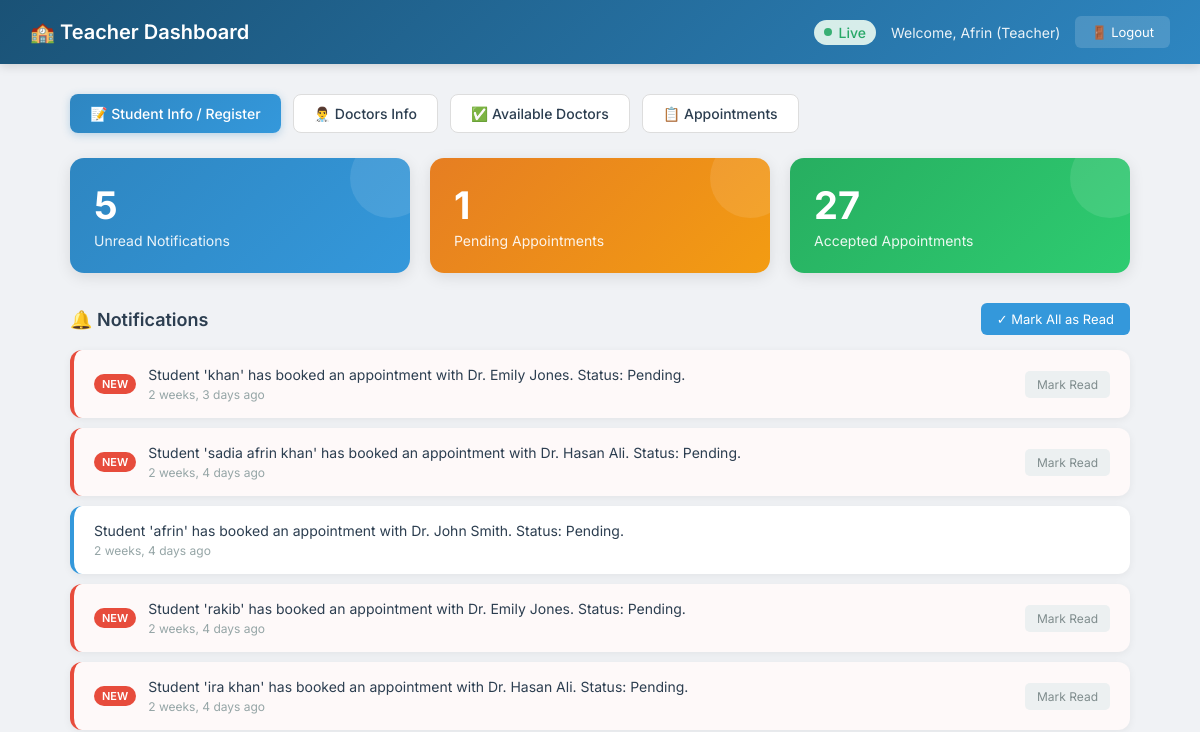
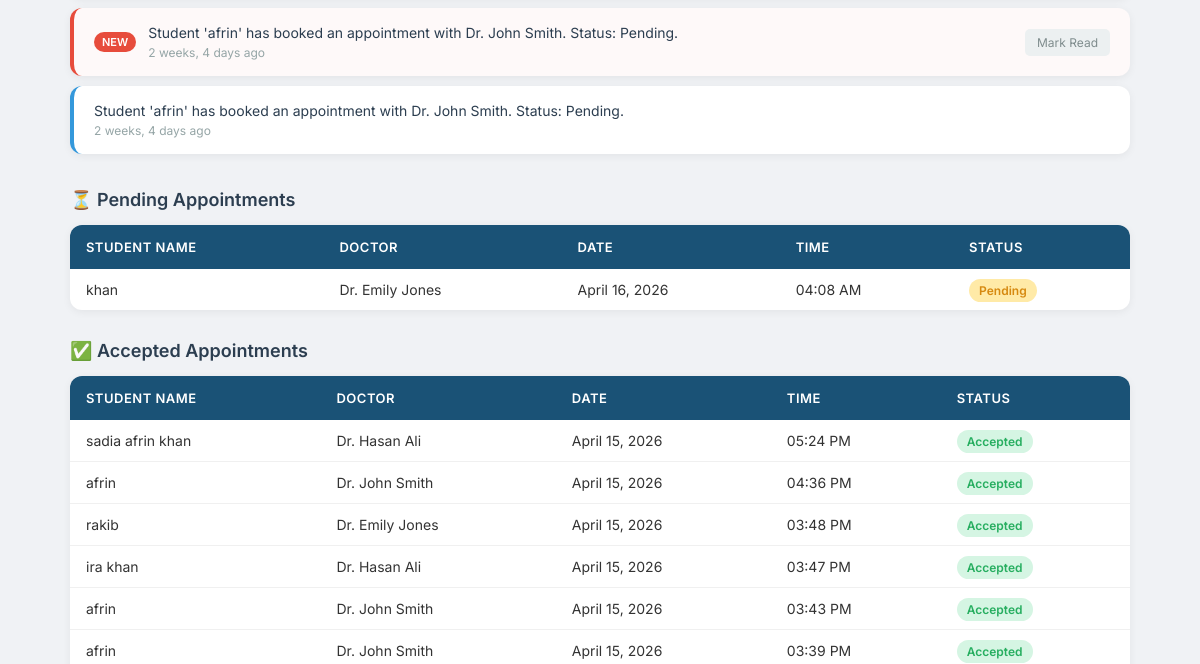
Before: /teacher/ (signed in, upper part) with the older database file (2 pictures, top to bottom).
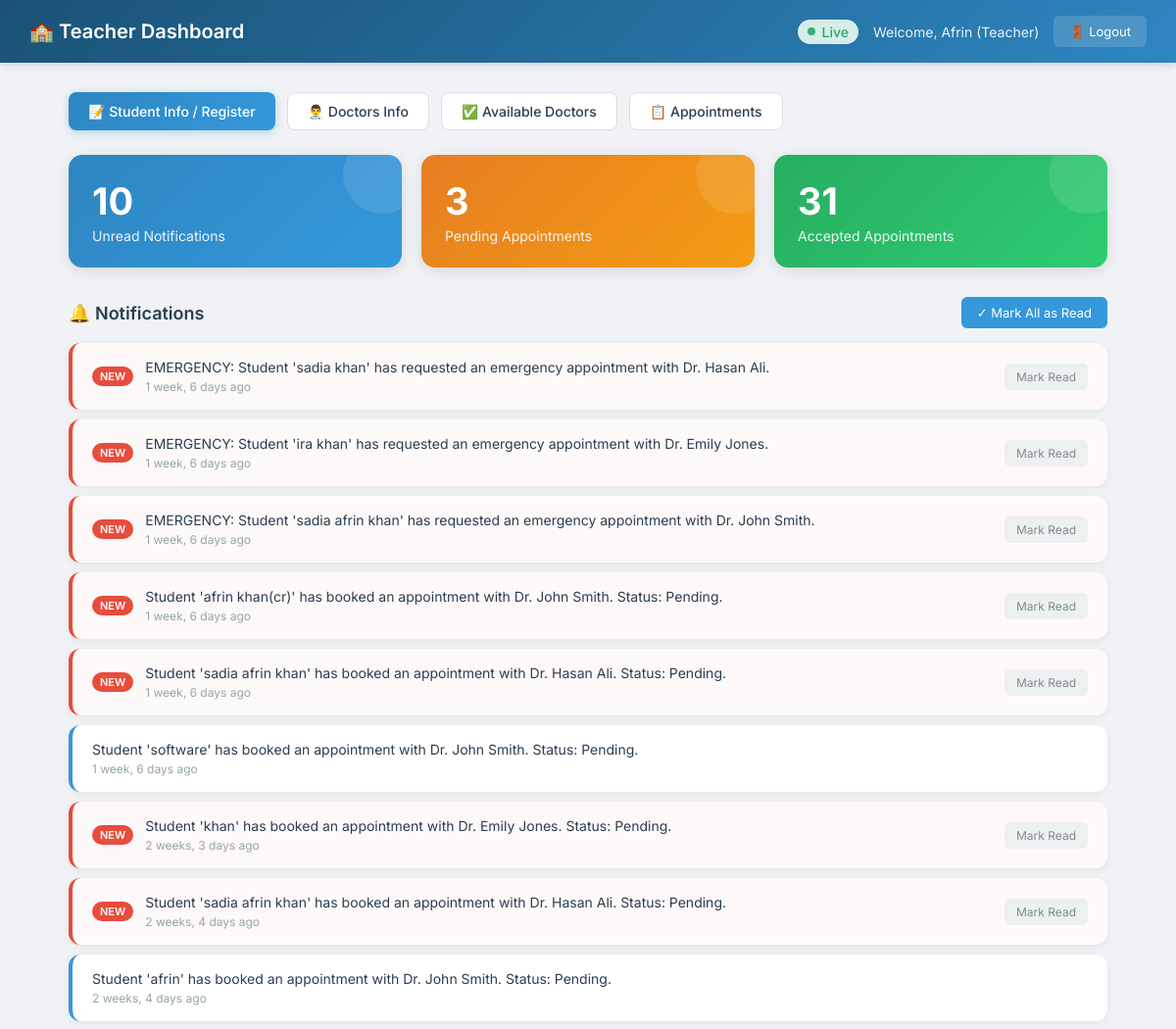
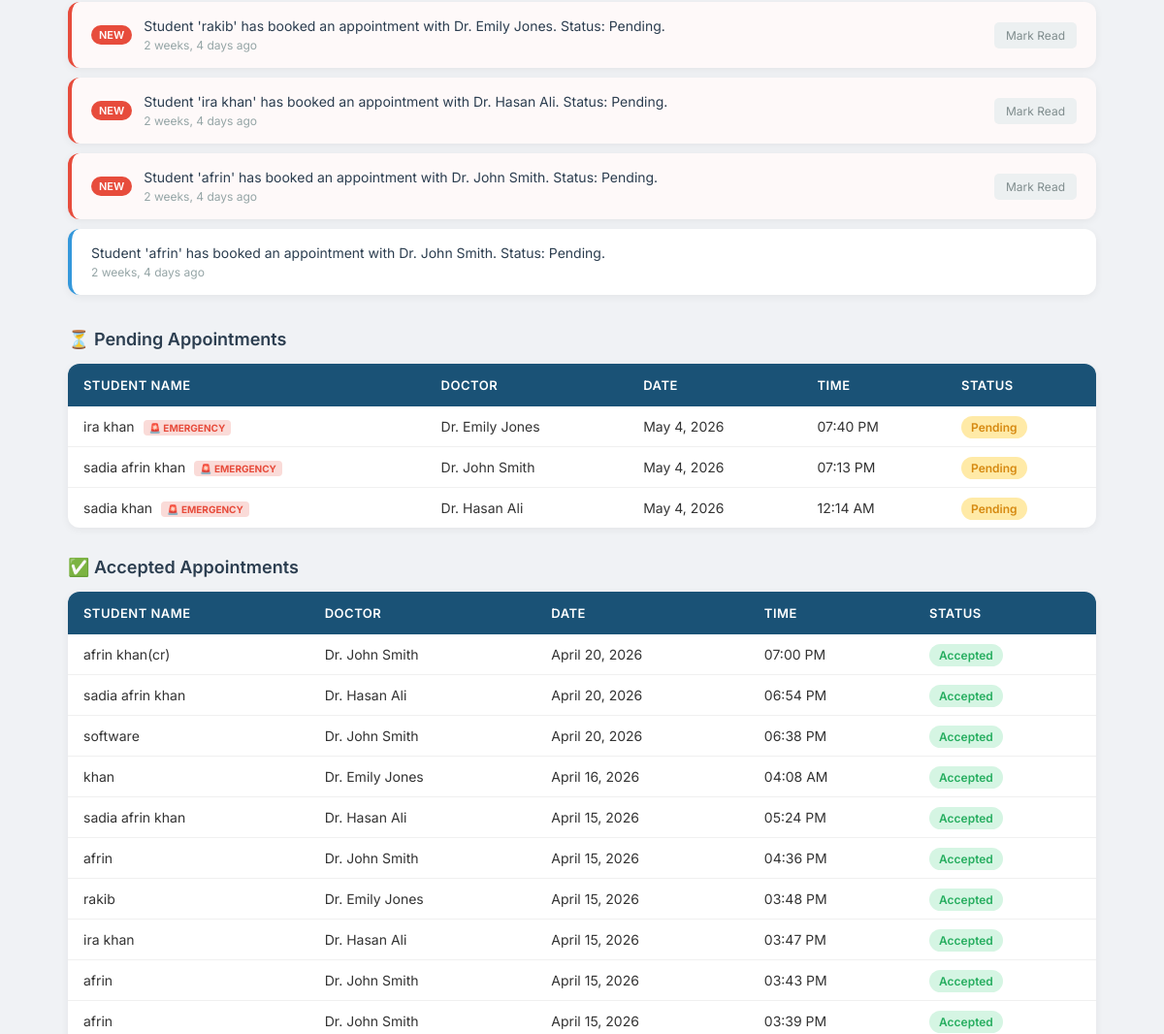
After: the same page with the newer database file (2 pictures, top to bottom).
### users/models.py (models this page shows, shortened)
class Notification(models.Model):
    user = models.ForeignKey(User, on_delete=models.CASCADE, related_name='notifications')
    message = models.TextField()
    is_read = models.BooleanField(default=False)
    created_at = models.DateTimeField(auto_now_add=True)

class Appointment(models.Model):
    STATUS_CHOICES = [
        ('pending', 'Pending'),
        ('accepted', 'Accepted'),
        ('completed', 'Completed'),
        ('cancelled', 'Cancelled')
    ]
    patient = models.ForeignKey(Patient, on_delete=models.CASCADE, related_name='appointments')
    doctor = models.ForeignKey(Doctor, on_delete=models.CASCADE, related_name='appointments')
    date = models.DateField()
    time = models.TimeField()
    status = models.CharField(max_length=20, choices=STATUS_CHOICES, default='pending')
    is_emergency = models.BooleanField(default=False)
    created_at = models.DateTimeField(auto_now_add=True)

class Patient(models.Model):
    user = models.OneToOneField(User, on_delete=models.CASCADE, related_name='patient_profile')
    age = models.PositiveIntegerField(null=True, blank=True)
    gender = models.CharField(max_length=10, choices=[('male', 'Male'), ('female', 'Female'), ('other', 'Other')], null=True, blank=True)
    phone = models.CharField(max_length=15, null=True, blank=True)
    address = models.TextField(null=True, blank=True)
    medical_history = models.TextField(null=True, blank=True)

class User(AbstractUser):
    ROLE_CHOICES = [
        ('admin', 'Admin'),
        ('doctor', 'Doctor'),
        ('patient', 'Patient'),
        ('accountant', 'Accountant'),
        ('teacher', 'Teacher'),
    ]
    role = models.CharField(max_length=20, choices=ROLE_CHOICES, default='patient')

class Doctor(models.Model):
    user = models.OneToOneField(User, on_delete=models.CASCADE, related_name='doctor_profile')
    specialization = models.CharField(max_length=100)

### users/views.py (the view)
# urls.py: path('teacher/', views.teacher_dashboard, name='teacher_dashboard'),
@login_required(login_url='login')
def teacher_dashboard(request):
    if request.user.role != 'teacher':
        messages.error(request, "Only teachers can access this page.")
        return redirect('dashboard')
    notifications = Notification.objects.filter(user=request.user).order_by('-created_at')
    unread_count = notifications.filter(is_read=False).count()
    pending_appointments = Appointment.objects.filter(status='pending').order_by('-date', '-time')
    accepted_appointments = Appointment.objects.filter(status='accepted').order_by('-date', '-time')
    context = {
        'notifications': notifications,
        'unread_count': unread_count,
        'pending_appointments': pending_appointments,
        'accepted_appointments': accepted_appointments,
    }
    return render(request, 'teacher_dashboard.html', context)

### users/templates/teacher_dashboard.html (shortened to what the changed rows need)
<!DOCTYPE html>
<html lang="en">
<head>
</head>
<body>
<div class="navbar">
    <h2>🏫 Teacher Dashboard</h2>
</div>
<div class="container">
    <div class="stats">
        <div class="stat-card blue">
            <div class="number" id="unread-count">{{ unread_count }}</div>
            <div class="label">Unread Notifications</div>
        </div>
        <div class="stat-card orange">
            <div class="number">{{ pending_appointments|length }}</div>
            <div class="label">Pending Appointments</div>
        </div>
        <div class="stat-card green">
            <div class="number">{{ accepted_appointments|length }}</div>
            <div class="label">Accepted Appointments</div>
        </div>
    </div>
    <div class="notifications-list">
        {% for notif in notifications %}
        <div class="notif-card {% if not notif.is_read %}unread{% endif %}">
            <div style="display: flex; align-items: center; flex: 1;">
                {% if not notif.is_read %}
                <span class="unread-badge">NEW</span>
                {% endif %}
                <div class="notif-content">
                    <div class="notif-msg">{{ notif.message }}</div>
                    <div class="notif-time">{{ notif.created_at|timesince }} ago</div>
                </div>
            </div>
            {% if not notif.is_read %}
            <a href="{% url 'mark_notification_read' notif.id %}" class="read-btn">Mark Read</a>
            {% endif %}
        </div>
        {% empty %}
        <div class="notif-card">
            <div class="notif-content">
                <div class="notif-msg empty-msg">No notifications yet. You'll be notified when students book appointments.</div>
            </div>
        </div>
        {% endfor %}
    </div>
    <div class="table-section">
        <table>
            <tr>
                <th>Student Name</th>
                <th>Doctor</th>
                <th>Date</th>
                <th>Time</th>
                <th>Status</th>
            </tr>
            {% for appt in pending_appointments %}
            <tr>
                <td>{% if appt.patient.user.first_name %}{{ appt.patient.user.first_name }} {{ appt.patient.user.last_name }}{% else %}{{ appt.patient.user.username }}{% endif %}
                    {% if appt.is_emergency %} <span style="font-size:10px; background:#fadbd8; color:#e74c3c; padding:2px 6px; border-radius:4px; font-weight:bold; margin-left:5px;">🚨 EMERGENCY</span> {% endif %}
                </td>
                <td>Dr. {{ appt.doctor.user.first_name }} {{ appt.doctor.user.last_name }}</td>
                <td>{{ appt.date }}</td>
                <td>{{ appt.time|time:"h:i A" }}</td>
                <td><span class="badge pending">Pending</span></td>
            </tr>
            {% empty %}
            <tr>
                <td colspan="5" class="empty-msg">No pending appointments at the moment.</td>
            </tr>
            {% endfor %}
        </table>
    </div>
    <div class="table-section">
        <table>
            <tr>
                <th>Student Name</th>
                <th>Doctor</th>
                <th>Date</th>
                <th>Time</th>
                <th>Status</th>
            </tr>
            {% for appt in accepted_appointments %}
            <tr>
                <td>{% if appt.patient.user.first_name %}{{ appt.patient.user.first_name }} {{ appt.patient.user.last_name }}{% else %}{{ appt.patient.user.username }}{% endif %}</td>
                <td>Dr. {{ appt.doctor.user.first_name }} {{ appt.doctor.user.last_name }}</td>
                <td>{{ appt.date }}</td>
                <td>{{ appt.time|time:"h:i A" }}</td>
                <td><span class="badge accepted">Accepted</span></td>
            </tr>
            {% empty %}
            <tr>
                <td colspan="5" class="empty-msg">No accepted appointments yet.</td>
            </tr>
            {% endfor %}
        </table>
    </div>
</div>
</body>
</html>

Changed rows visible on the page:
added Notification: is_read "NEW", message "EMERGENCY: Student 'sadia khan' has requested an emergency appointment with Dr. Hasan Ali.", created_at "1 week, 6 days"
added Notification: is_read "NEW", message "EMERGENCY: Student 'ira khan' has requested an emergency appointment with Dr. Emily Jones.", created_at "1 week, 6 days"
added Notification: is_read "NEW", message "EMERGENCY: Student 'sadia afrin khan' has requested an emergency appointment with Dr. John Smith.", created_at "1 week, 6 days"
added Notification: is_read "NEW", message "Student 'afrin khan(cr)' has booked an appointment with Dr. John Smith. Status: Pending.", created_at "1 week, 6 days"
added Notification: is_read "NEW", message "Student 'sadia afrin khan' has booked an appointment with Dr. Hasan Ali. Status: Pending.", created_at "1 week, 6 days"
added Notification: message "Student 'software' has booked an appointment with Dr. John Smith. Status: Pending.", created_at "1 week, 6 days", is_read True (drawn)
added Appointment: patient.user.first_name "ira khan", is_emergency "🚨 EMERGENCY", doctor.user.first_name "Emily", doctor.user.last_name "Jones", date "May 4, 2026", time "07:40 PM", shown under "⏳ Pending Appointments"
added Appointment: patient.user.first_name "sadia afrin khan", is_emergency "🚨 EMERGENCY", doctor.user.first_name "John", doctor.user.last_name "Smith", date "May 4, 2026", time "07:13 PM", shown under "⏳ Pending Appointments"
added Appointment: patient.user.first_name "sadia khan", is_emergency "🚨 EMERGENCY", doctor.user.first_name "Hasan", doctor.user.last_name "Ali", date "May 4, 2026", time "12:14 AM", shown under "⏳ Pending Appointments"
added Appointment: patient.user.first_name "afrin khan(cr)", doctor.user.first_name "John", doctor.user.last_name "Smith", date "April 20, 2026", time "07:00 PM", shown under "✅ Accepted Appointments"
added Appointment: patient.user.first_name "sadia afrin khan", doctor.user.first_name "Hasan", doctor.user.last_name "Ali", date "April 20, 2026", time "06:54 PM", shown under "✅ Accepted Appointments"
added Appointment: patient.user.first_name "software", doctor.user.first_name "John", doctor.user.last_name "Smith", date "April 20, 2026", time "06:38 PM", shown under "✅ Accepted Appointments"
changed Appointment "April 16, 2026": moves from the list under "⏳ Pending Appointments" to the list under "✅ Accepted Appointments"
Other visible differences:
{{ unread_count }}: "5" → "10"
{{ pending_appointments|length }}: "1" → "3"
{{ accepted_appointments|length }}: "27" → "31"
